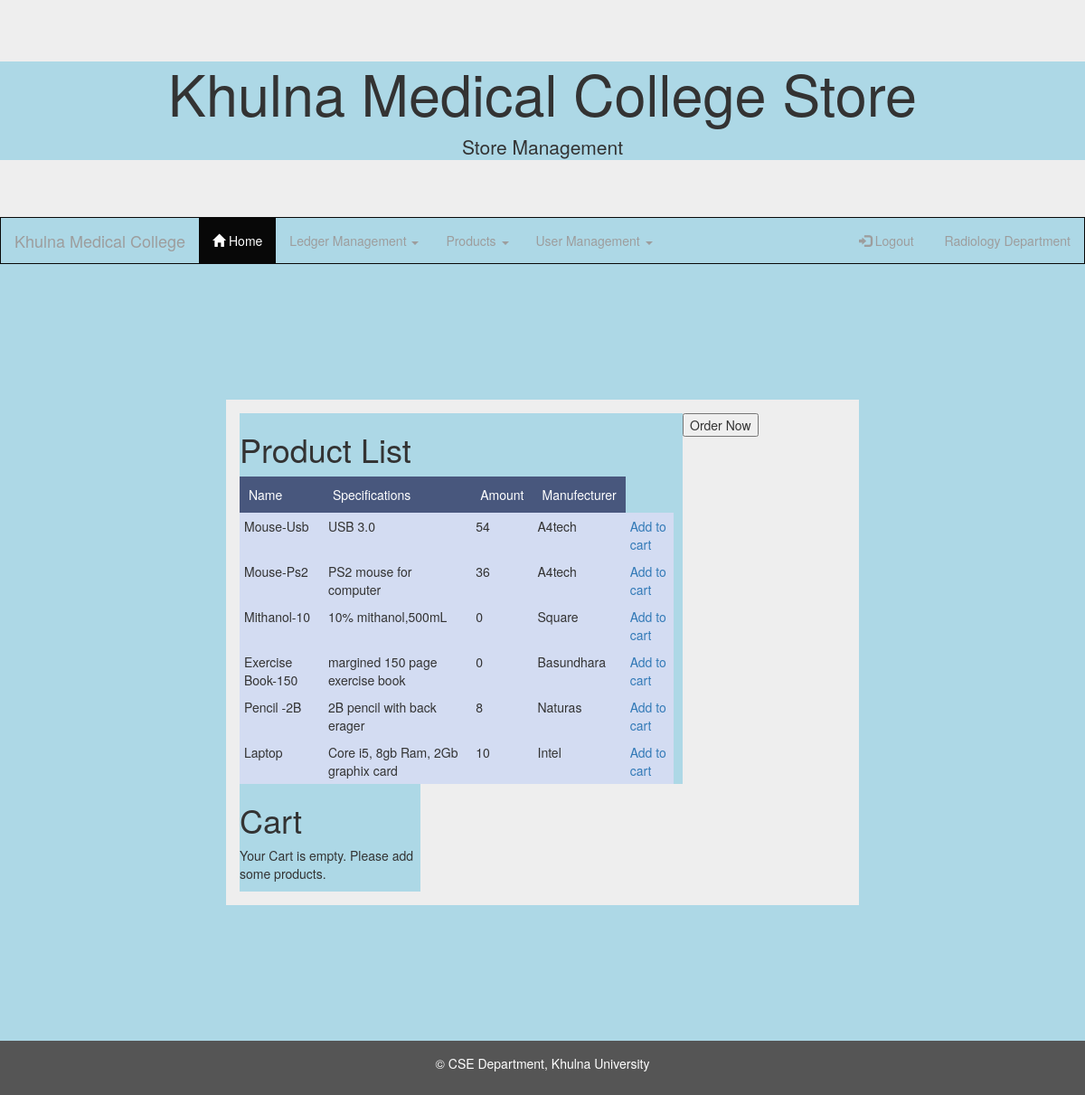
Screenshot of /orderproduct.php (signed in) with the database file from the repository.
### tables this page shows
CREATE TABLE `products` (
  `id` int(11) NOT NULL,
  `p_name` varchar(150) NOT NULL,
  `p_amount` int(11) NOT NULL DEFAULT '0',
  `specs` varchar(300) NOT NULL,
  `man_id` int(11) NOT NULL,
  `ptype_id` int(11) NOT NULL
);

CREATE TABLE `manufecturer` (
  `id` int(11) NOT NULL,
  `man_name` varchar(150) NOT NULL
);

### products.php (the view, shortened to what this page needs)
<?php
    $connection = mysqli_connect("localhost","root","","hstore");
?>
    <h1>Product List</h1>
    <table>
        <tr>
            <th>Name</th>
            <th>Specifications</th>
            <th>Amount</th>
            <th>Manufecturer</th>
        </tr>
        <?php
            $sql="SELECT products.id as id_product, p_name, p_amount,specs, man_name FROM products inner join manufecturer on products.man_id = manufecturer.id";
            $result = mysqli_query($connection, $sql);
            while($row=mysqli_fetch_array($result,MYSQLI_ASSOC)){
        ?>
            <tr>
                <td><?php echo $row['p_name'] ?></td>
                <td><?php echo $row['specs'] ?></td>
                <td><?php echo $row['p_amount'] ?></td>
                <td><?php echo $row['man_name'] ?></td>
                <td><a href="orderproduct.php?page=products&action=add&id=<?php echo $row['id_product'] ?>">Add to cart</a></td>
            </tr>
        <?php
            }
        ?>
    </table>

### resources/css/style.css (style rules this page uses)
body { font-family: Verdana; font-size: 12px; color: #444; }
a { color: #48577D; text-decoration: none; }
h1, h2 { margin-bottom: 15px }
h1 { font-size: 18px; }
#main table { width: 480px; }
#main table th { padding: 10px; background-color: #48577D; color: #fff; text-align: left; }
#main table td { padding: 5px; }
#main table tr { background-color: #d3dcf2; }

### resources/css/master.css (style rules this page uses)
body { background-color: lightblue; background-image: url("green.png"); background-repeat: repeat-x; }

### rows the page displays
products: p_name "Mouse-Usb", specs "USB 3.0", p_amount "54", man.man_name "A4tech"
products: p_name "Mouse-Ps2", specs "PS2 mouse for computer", p_amount "36", man.man_name "A4tech"
products: p_name "Mithanol-10", specs "10% mithanol,500mL", p_amount "0", man.man_name "Square"
products: p_name "Exercise Book-150", specs "margined 150 page exercise book", p_amount "0", man.man_name "Basundhara"
products: p_name "Pencil -2B", specs "2B pencil with back erager", p_amount "8", man.man_name "Naturas"
products: p_name "Laptop", specs "Core i5, 8gb Ram, 2Gb graphix card", p_amount "10", man.man_name "Intel"

### other values shown
$_SESSION['fullname'] "Radiology Department"
